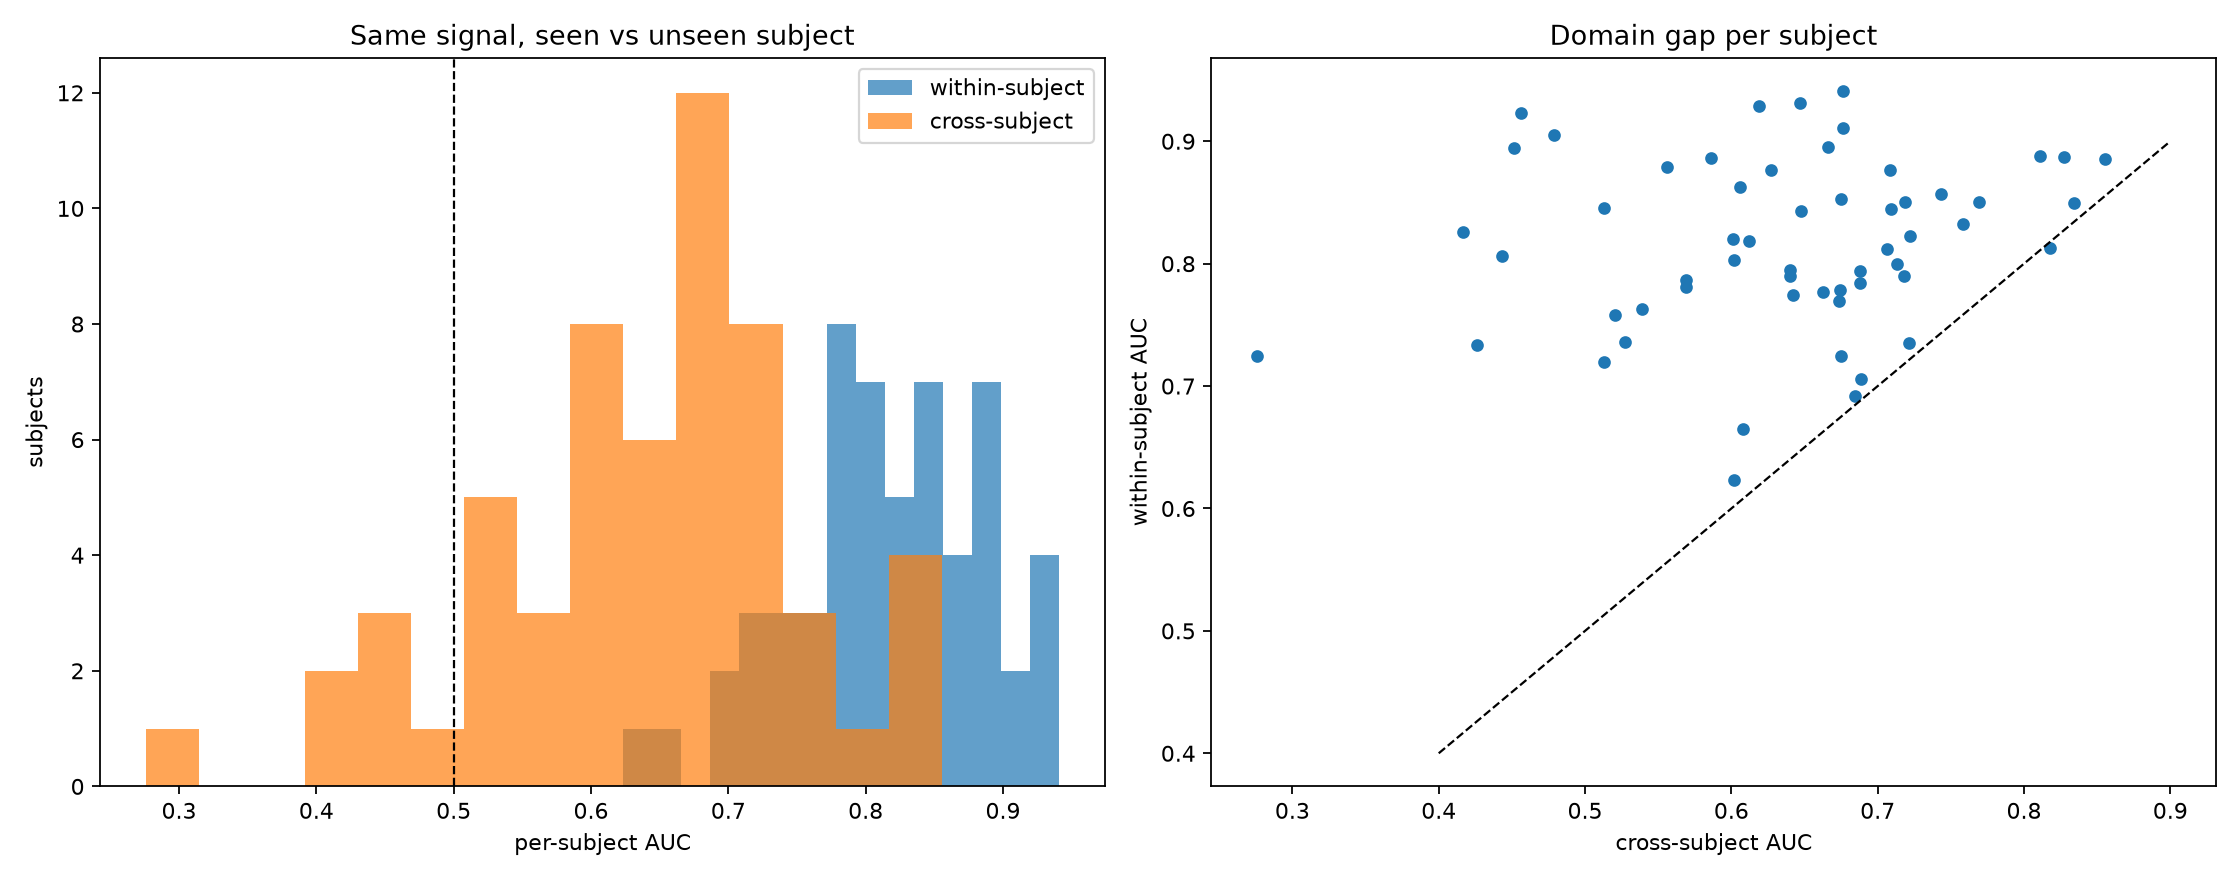

The script that saved this image:
"""Diagnose where the cross-subject ceiling comes from.

Three questions, all on the cached 858-dim window features:

1. Within-subject separability: if a model only ever sees one subject's windows,
   how well can it separate task/relax? This is the signal/label ceiling.
2. Cross-subject gap: re-use the existing out-of-fold predictions of the best
   model to see how much is lost when the subject is unseen.
3. Amplitude/domain shift: how much of the feature variance is between-subject,
   and what happens with an oracle per-subject standardisation (diagnostic only,
   it uses unlabeled test windows and is therefore NOT rule compliant).
"""
import json
import sys
from pathlib import Path

import matplotlib
matplotlib.use('Agg')
import matplotlib.pyplot as plt
import numpy as np
from sklearn.feature_selection import SelectKBest, f_classif
from sklearn.linear_model import LogisticRegression
from sklearn.metrics import balanced_accuracy_score, roc_auc_score
from sklearn.model_selection import StratifiedGroupKFold, StratifiedKFold
from sklearn.preprocessing import StandardScaler

ROOT = Path(__file__).resolve().parents[1]
OUT = ROOT / 'test'
CACHE = OUT / 'highdim_deep_features.npz'
OOF = OUT / 'highdim_deep_oof.npz'
RESULTS = OUT / 'bottleneck_diagnosis.json'
FIGURE = OUT / 'bottleneck_diagnosis.png'


def score(y, p):
    return {'AUC': float(roc_auc_score(y, p)), 'bACC': float(balanced_accuracy_score(y, p >= .5))}


def pipeline(seed=0):
    return [('scale', StandardScaler()), ('select', SelectKBest(f_classif, k=300)),
            ('clf', LogisticRegression(C=1, max_iter=2000, class_weight='balanced',
                                       random_state=seed))]


def within_subject(X, y, groups):
    rows = {}
    for subject in sorted(set(groups)):
        ids = np.flatnonzero(groups == subject)
        yy = y[ids]
        counts = np.bincount(yy, minlength=2)
        if counts.min() < 10:
            rows[subject] = {'skipped': True, 'counts': counts.tolist()}
            continue
        oof = np.full(len(ids), np.nan)
        cv = StratifiedKFold(5, shuffle=True, random_state=0)
        for tr, te in cv.split(ids, yy):
            from sklearn.pipeline import Pipeline
            model = Pipeline(pipeline()).fit(X[ids[tr]], yy[tr])
            oof[te] = model.predict_proba(X[ids[te]])[:, 1]
        rows[subject] = {**score(yy, oof), 'n': int(len(ids)), 'task_fraction': float(yy.mean())}
    valid = {s: r for s, r in rows.items() if 'AUC' in r}
    aucs = np.array([r['AUC'] for r in valid.values()])
    return rows, {'n_subjects': len(valid), 'mean': float(aucs.mean()),
                  'median': float(np.median(aucs)),
                  'q25': float(np.quantile(aucs, .25)), 'q75': float(np.quantile(aucs, .75)),
                  'min': float(aucs.min()), 'max': float(aucs.max()),
                  'fraction_above_0.65': float((aucs > .65).mean()),
                  'fraction_below_0.55': float((aucs < .55).mean())}


def cross_subject_oracle(X, y, groups):
    """Per-subject z-score using that subject's unlabeled windows (diagnostic only)."""
    from sklearn.pipeline import Pipeline
    Z = np.empty_like(X)
    for subject in sorted(set(groups)):
        ids = groups == subject
        Z[ids] = (X[ids] - X[ids].mean(0)) / np.maximum(X[ids].std(0), 1e-12)
    oof = np.full(len(y), np.nan)
    cv = StratifiedGroupKFold(5, shuffle=True, random_state=0)
    for tr, te in cv.split(Z, y, groups):
        model = Pipeline(pipeline()).fit(Z[tr], y[tr])
        oof[te] = model.predict_proba(Z[te])[:, 1]
    return oof, score(y, oof)


def variance_share(X, groups):
    """Between-subject share of total variance per feature (eta squared)."""
    subjects = sorted(set(groups))
    overall = X.var(0) + 1e-12
    between = np.zeros(X.shape[1])
    for subject in subjects:
        ids = groups == subject
        between += ids.sum() * (X[ids].mean(0) - X.mean(0)) ** 2
    eta = between / (len(X) * overall)
    return {'median_eta_squared': float(np.median(eta)),
            'mean_eta_squared': float(eta.mean()),
            'fraction_eta_above_0.5': float((eta > .5).mean()),
            'fraction_eta_above_0.8': float((eta > .8).mean())}


def main():
    if RESULTS.exists() or FIGURE.exists():
        raise FileExistsError('Refusing to overwrite bottleneck diagnosis artifacts')
    cached = np.load(CACHE)
    X, y, groups = cached['X'].astype(np.float64), cached['y'], cached['groups']
    print(f'pool={X.shape} windows={len(y)} subjects={len(set(groups))}', flush=True)

    print('[1/3] within-subject 5-fold', flush=True)
    rows, summary = within_subject(X, y, groups)
    print(json.dumps(summary, indent=1), flush=True)

    print('[2/3] cross-subject OOF from the current best model', flush=True)
    oof_best = np.load(OOF)['large_mlp300']
    per_subject_cross = {s: score(y[groups == s], oof_best[groups == s]) for s in sorted(set(groups))}
    cross_auc = np.array([v['AUC'] for v in per_subject_cross.values()])
    cross_summary = {'mean': float(cross_auc.mean()), 'median': float(np.median(cross_auc)),
                     'q25': float(np.quantile(cross_auc, .25)), 'q75': float(np.quantile(cross_auc, .75)),
                     'fraction_above_0.65': float((cross_auc > .65).mean()),
                     'fraction_below_0.55': float((cross_auc < .55).mean())}
    print(json.dumps(cross_summary, indent=1), flush=True)

    print('[3/3] variance share + oracle per-subject standardisation', flush=True)
    share = variance_share(X, groups)
    oof_oracle, oracle_score = cross_subject_oracle(X, y, groups)
    print(json.dumps({'variance': share, 'oracle_subject_norm': oracle_score}, indent=1), flush=True)

    paired = np.array([[rows[s]['AUC'], per_subject_cross[s]['AUC']] for s in rows if 'AUC' in rows[s]])
    result = {
        'protocol': {'feature_pool': int(X.shape[1]), 'selected': 300,
                     'within_subject_cv': 'StratifiedKFold(5,shuffle=True,random_state=0) per subject',
                     'cross_subject_cv': 'StratifiedGroupKFold(5) from highdim_deep_results large_mlp300',
                     'oracle_note': 'per-subject z-score over that subject\'s full record uses unlabeled test data; '
                                    'diagnostic only, not compliant with the "no whole-record normalisation" rule'},
        'within_subject': {'summary': summary, 'subjects': rows},
        'cross_subject': {'summary': cross_summary, 'subjects': per_subject_cross},
        'paired_gap_mean': float((paired[:, 0] - paired[:, 1]).mean()),
        'paired_gap_median': float(np.median(paired[:, 0] - paired[:, 1])),
        'variance_share': share,
        'oracle_subject_norm': oracle_score,
    }
    RESULTS.write_text(json.dumps(result, ensure_ascii=False, indent=2), encoding='utf-8')

    fig, axes = plt.subplots(1, 2, figsize=(14, 5.5))
    axes[0].hist(paired[:, 0], bins=15, alpha=.7, label='within-subject')
    axes[0].hist(paired[:, 1], bins=15, alpha=.7, label='cross-subject')
    axes[0].axvline(.5, color='k', ls='--', lw=1)
    axes[0].set(xlabel='per-subject AUC', ylabel='subjects', title='Same signal, seen vs unseen subject')
    axes[0].legend()
    axes[1].scatter(paired[:, 1], paired[:, 0], s=22)
    axes[1].plot([.4, .9], [.4, .9], 'k--', lw=1)
    axes[1].set(xlabel='cross-subject AUC', ylabel='within-subject AUC', title='Domain gap per subject')
    fig.tight_layout(); fig.savefig(FIGURE, dpi=160); plt.close(fig)
    print('COMPLETE within=%.4f cross=%.4f gap=%.4f oracle=%.4f' %
          (summary['mean'], cross_summary['mean'], result['paired_gap_mean'],
           oracle_score['AUC']), flush=True)


if __name__ == '__main__':
    main()
